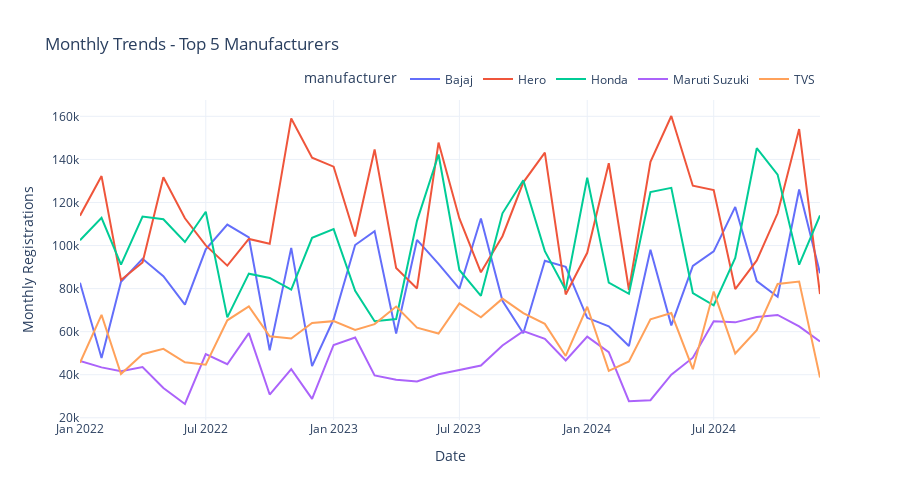

The notebook cell saved with this chart:
### Code cell
# Top manufacturers trend (dashboard component)
# Get top 5 manufacturers by total registrations
top_5_manufacturers = analysis_data.groupby('manufacturer')['registrations'].sum().nlargest(5).index

mfr_trends = analysis_data[analysis_data['manufacturer'].isin(top_5_manufacturers)].groupby(
    ['year', 'month', 'manufacturer']
)['registrations'].sum().reset_index()
mfr_trends['date'] = pd.to_datetime(mfr_trends[['year', 'month']].assign(day=1))

print(f"Top 5 Manufacturers: {', '.join(top_5_manufacturers)}")

# Create manufacturer trends visualization
fig_mfr = px.line(
    mfr_trends,
    x='date',
    y='registrations',
    color='manufacturer',
    title='Monthly Trends - Top 5 Manufacturers',
    labels={'registrations': 'Monthly Registrations', 'date': 'Date'},
    template='plotly_white'
)

fig_mfr.update_layout(
    height=500,
    hovermode='x unified',
    legend=dict(orientation="h", yanchor="bottom", y=1.02, xanchor="right", x=1)
)

fig_mfr.show()
